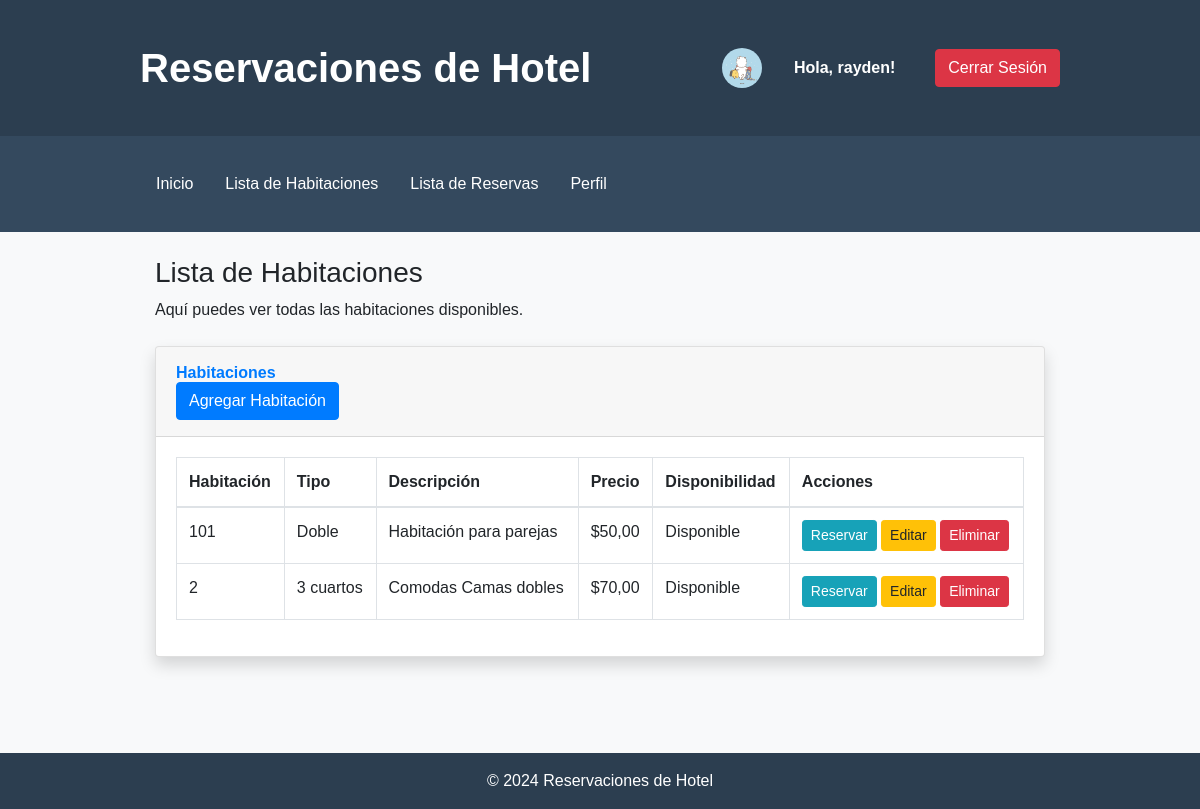
The page /rooms/ (signed in) on the database as committed earlier.
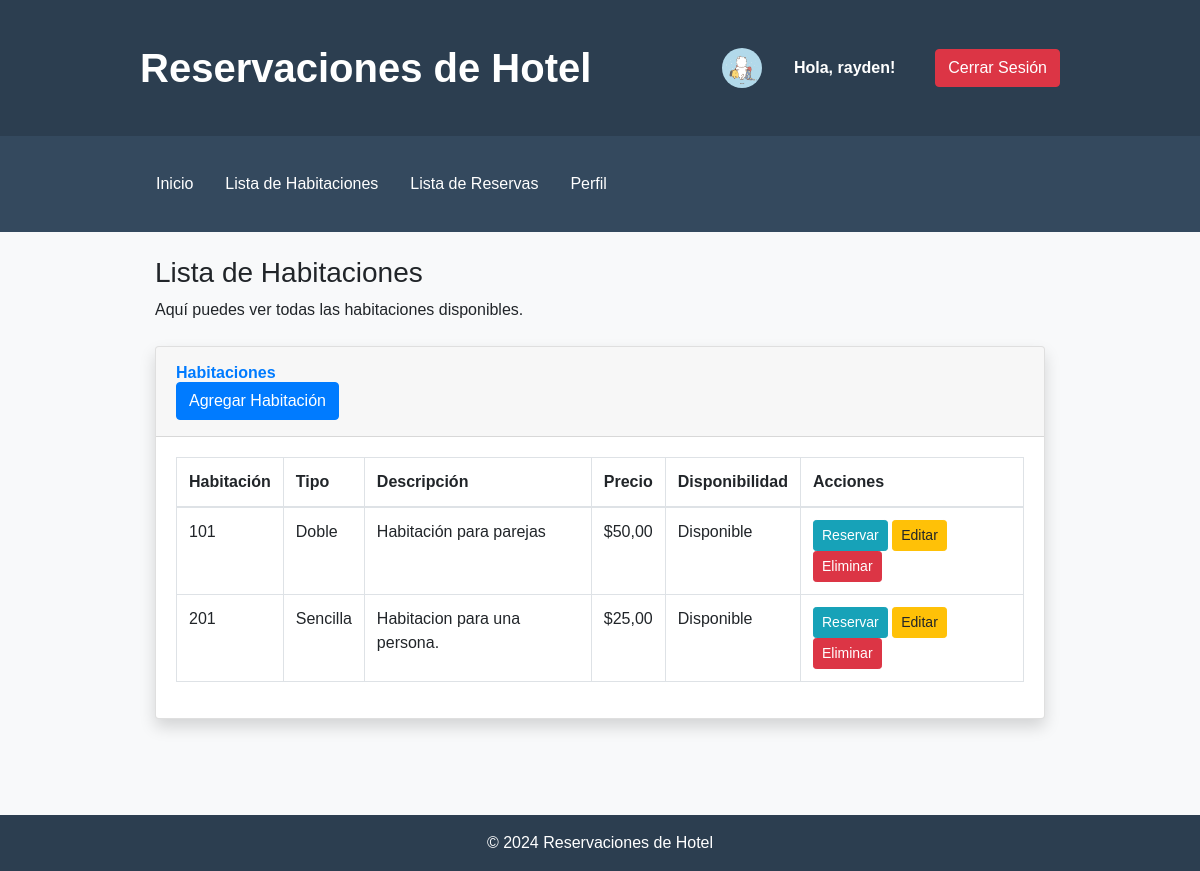
The same page on the database as committed later.
### reservaciones/models.py (models this page shows, shortened)
class Profile(models.Model):
    user = models.OneToOneField(User, on_delete=models.CASCADE)
    profile_picture = models.ImageField(upload_to='profile_pictures/', null=True, blank=True)

class Room(models.Model):
    room_number = models.CharField(max_length=10)
    room_type = models.CharField(max_length=50)
    description = models.TextField()
    price_per_night = models.DecimalField(max_digits=10, decimal_places=2)
    is_available = models.BooleanField(default=True)

### reservaciones/views.py (the view)
# urls.py: path('rooms/', RoomListView.as_view(), name='rooms_list'),
class RoomListView(LoginRequiredMixin, ListView):
    model = Room
    template_name = 'rooms/room_list.html'
    context_object_name = 'rooms'

### reservaciones/templates/rooms/room_list.html (shortened to what this page needs)
{% extends 'index.html' %} {% block title %}Lista de Habitaciones{% endblock %} {% block content %}
<div class="container-fluid">
    <h1 class="h3 mb-2 text-gray-800">Lista de Habitaciones</h1>
    <p class="mb-4">Aquí puedes ver todas las habitaciones disponibles.</p>
    <div class="card shadow mb-4">
        <div class="card-header py-3">
            <h6 class="m-0 font-weight-bold text-primary">Habitaciones</h6>
            <a href="{% url 'room_create' %}" class="btn btn-primary btn-icon-split">
                <span class="text">Agregar Habitación</span>
            </a>
        </div>
        <div class="card-body">
            {% if rooms %}
            <div class="table-responsive">
                <table class="table table-bordered" width="100%" cellspacing="0">
                    <thead>
                        <tr>
                            <th>Habitación</th>
                            <th>Tipo</th>
                            <th>Descripción</th>
                            <th>Precio</th>
                            <th>Disponibilidad</th>
                            <th>Acciones</th>
                        </tr>
                    </thead>
                    <tbody>
                        {% for room in rooms %}
                        <tr>
                            <td>{{ room.room_number }}</td>
                            <td>{{ room.room_type }}</td>
                            <td>{{ room.description }}</td>
                            <td>${{ room.price_per_night }}</td>
                            <td>
                                {% if room.is_available %} Disponible {% else %} No Disponible {% endif %}
                            </td>
                            <td>
                                <a href="{% url 'make_reservation' room.pk %}" class="btn btn-info btn-sm">
                                     Reservar
                                </a>
                                <a href="{% url 'room_edit' room.pk %}" class="btn btn-warning btn-sm">
                                     Editar
                                </a>
                                <a href="{% url 'room_delete' room.pk %}" class="btn btn-danger btn-sm">
                                     Eliminar
                                </a>
                            </td>
                        </tr>
                        {% endfor %}
                    </tbody>
                </table>
            </div>
            {% else %}
            <p>No hay habitaciones disponibles.</p>
            {% endif %}
        </div>
    </div>
</div>
{% endblock %}

### reservaciones/templates/index.html (shortened to what this page needs)
<!DOCTYPE html>
<html lang="es">
<head>
    {% load static %}
    <link rel="stylesheet" href="https://stackpath.bootstrapcdn.com/bootstrap/4.5.2/css/bootstrap.min.css">
    <link rel="stylesheet" href="{% static 'css/styles.css' %}">
</head>
<body class="bg-light">
    <header class="bg-custom-header text-white py-4">
        <div class="container">
            <div class="d-flex justify-content-between align-items-center">
                <h1 class="font-weight-bold">{% block header %}Reservaciones de Hotel{% endblock %}</h1>
                {% if request.user.is_authenticated %}
                <div class="d-flex align-items-center">
                    {% if request.user.profile.profile_picture %}
                    <img src="{{ request.user.profile.profile_picture.url }}" alt="Imagen de perfil"
                        class="rounded-circle mr-2" style="width: 40px; height: 40px;"> {% endif %}
                    <strong class="font-weight-bold py-2 px-4">Hola, {{ request.user.username }}!</strong>
                    <a class="btn btn-danger text-custom-white ml-3 hover-bg-custom-red"
                        href="{% url 'logout' %}">Cerrar Sesión</a>
                </div>
                {% endif %}
            </div>
        </div>
    </header>
    <nav class="bg-custom-nav text-white py-2">
        <div class="container">
            <ul class="nav">
                <li class="nav-item">
                    <a class="nav-link text-custom-white hover-bg-custom-light" href="{% url 'index' %}">Inicio</a>
                </li>
                <li class="nav-item">
                    <a class="nav-link text-custom-white hover-bg-custom-light" href="{% url 'rooms_list' %}">Lista de
                        Habitaciones</a>
                <li class="nav-item">
                    <a class="nav-link text-custom-white hover-bg-custom-light"
                        href="{% url 'list_reservations' %}">Lista de
                        Reservas</a>
                </li>
                </li>
                {% if request.user.is_authenticated %}
                <li class="nav-item">
                    <a class="nav-link text-custom-white hover-bg-custom-light" href="{% url 'profile' %}">Perfil</a>
                </li>
                {% endif %}
            </ul>
        </div>
    </nav>
    <main class="container py-4">
        {% block content %}{% endblock %}
    </main>
    <footer class="bg-custom-header text-white mt-5 py-3">
        <div class="text-center">
            <p class="mb-0">© {% now "Y" %} Reservaciones de Hotel</p>
        </div>
    </footer>
</body>
</html>

### static/css/styles.css (style rules this page uses)
body { font-family: Arial, sans-serif; margin: 0; padding: 0; background-color: #f4f4f4; }
header { background: #333; color: #fff; padding: 10px 0; }
header h1 { margin: 0; padding: 0; text-align: center; }
.container { width: 80%; margin: auto; overflow: hidden; padding: 20px; }

### reservaciones/templates/index.html (style rules this page uses)
.bg-custom-header { background-color: #2c3e50; }
.bg-custom-nav { background-color: #34495e; }
.text-custom-white { color: white; }

Rows that differ between the two databases and show on the page:
removed Room: room_number "2", room_type "3 cuartos", description "Comodas Camas dobles", price_per_night "70,00", is_available "Disponible"
added Room: room_number "201", room_type "Sencilla", description "Habitacion para una persona.", price_per_night "25,00", is_available "Disponible"
